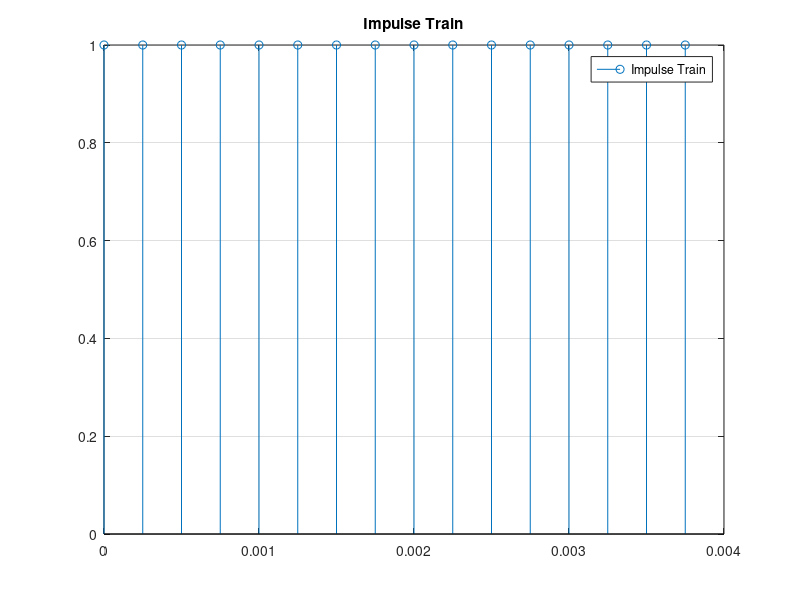

The MATLAB script that drew this image:
clc
clear all
close all             
% A = input('Amplitude value = ')
% t=-20:0.1:20;
% f=0.1;
% 
% % Sine Wave 
% x = A*sin(2*pi*f*t);
% subplot(2,2,1); plot(t,x); axis([-20 20 -A A]); grid on                        
% title('Sine'); xlabel('Time');
% ylabel('Amplitude'); legend('Sine wave'); 
%  
% % Cosine Wave
% y = A*cos(2*pi*f*t); 
% subplot(2,2,2); plot(t,y); axis([-20 20 -A A]); grid on; 
% title('cos'); xlabel('Time'); 
% ylabel('Amplitude'); legend('cos wave')
% 
% % Ramp
% ramp = (t>=0).*t; 
% % y=zeros(1,20);
% subplot(2,2,3); plot(t,ramp); axis([-20 20 -10 20]); grid on;
% xlabel('Time'); ylabel('Amplitude'); title('ramp');
% legend('Ramp wave');  



 
% f=4000;
% t=0:1/f:16*(1/f);
% y=zeros(size(t));
% y(1:1/f:end)=1;
% stem(t,y);
% 
T = 0.00025;
Len = 16;
impulse = ones(1, Len);
t = 0:T:T*(Len-1);
stem(t, impulse);
title('Impulse Train'); legend('Impulse Train'); 
grid on; title('Impulse Train');


